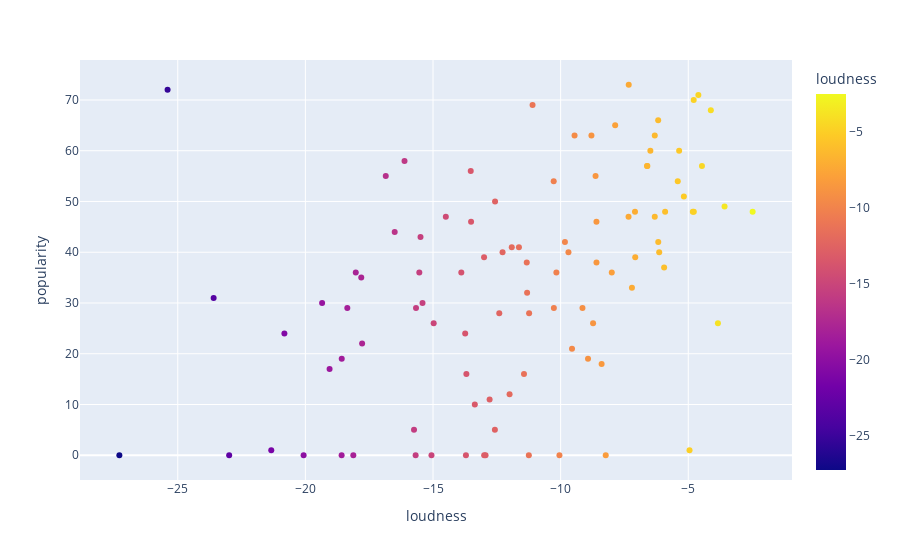

Here is the notebook cell this chart was saved with:
### Markdown cell above
# TRIMMING

### Code cell
# Trimming

# Load Data
df = pd.read_csv('./data_sampled_100.csv')
df_sorted = df.sort_values(by='loudness')
df.head()

# ambil 1% dari data tersebut, hanya dari tail atau ujung belakang dari dataset. Nilai ini nantinya akan menjadi batas dari trimming.
q = df['loudness'].sort_values().quantile(0.01)
print(q)

# batas dari trimming kita adalah -27.3332. Selanjutnya kita akan hilangkan data yang melebihi nilai ini.
df_clean = df[df['loudness'] > q]
dx = df[df['loudness'] < q]
dx.head()

# tampilkan dalam scatter plot
fig = px.scatter(df_clean, x='loudness', y='popularity', color='loudness',
                hover_data=['artists', 'name', 'loudness', 'popularity'])
fig.show()

### Figure 1 — Plotly figure (JSON) as saved in the notebook; plotly's stock layout.template omitted (floating-point values rounded to 4 significant figures; data arrays with more than 128 entries replaced by an {"elided": "..."} marker saying what was removed)
{"data": [{"customdata": {"elided": "99x2 str values"}, "hovertemplate": "loudness=%{marker.color}<br>popularity=%{y}<br>artists=%{customdata[0]}<br>name=%{customdata[1]}<extra></extra>", "legendgroup": "", "marker": {"color": [-2.478, -6.176, -11.33, -7.088, -16.85, -13, -12.78, -16.12, -12.94, -13.89, -18.12, -16.5, -10.27, -15.06, -7.207, -4.605, -12.28, -4.783, -15.74, -25.4, -3.578, -6.313, -27.29, -13.74, -6.616, -11.63, -10.05, -13.69, -10.17, -11.23, -6.139, -13.0, -13.51, -4.116, -5.946, -4.951, -20.07, -20.82, -12.0, -12.58, -9.145, -12.4, -13.36, -4.787, -6.485, -6.179, -10.27, -13.71, -6.603, -18.03, -7.864, -9.554, -5.172, -18.36, -18.58, -9.694, -5.358, -19.05, -7.997, -12.57, -3.838, -8.632, -9.455, -17.81, -19.34, -8.729, -8.927, -15.41, -8.596, -8.234, -5.411, -15.68, -7.333, -8.794, -15.54, -23.59, -13.52, -11.1, -4.821, -11.31, -18.58, -8.597, -7.078, -11.91, -17.78, -7.34, -6.312, -14.97, -4.464, -11.25, -14.5, -21.34, -9.832, -5.908, -15.49, -8.395, -22.99, -11.44, -15.67], "coloraxis": "coloraxis", "symbol": "circle"}, "mode": "markers", "name": "", "orientation": "v", "showlegend": false, "type": "scatter", "x": [-2.478, -6.176, -11.33, -7.088, -16.85, -13, -12.78, -16.12, -12.94, -13.89, -18.12, -16.5, -10.27, -15.06, -7.207, -4.605, -12.28, -4.783, -15.74, -25.4, -3.578, -6.313, -27.29, -13.74, -6.616, -11.63, -10.05, -13.69, -10.17, -11.23, -6.139, -13.0, -13.51, -4.116, -5.946, -4.951, -20.07, -20.82, -12.0, -12.58, -9.145, -12.4, -13.36, -4.787, -6.485, -6.179, -10.27, -13.71, -6.603, -18.03, -7.864, -9.554, -5.172, -18.36, -18.58, -9.694, -5.358, -19.05, -7.997, -12.57, -3.838, -8.632, -9.455, -17.81, -19.34, -8.729, -8.927, -15.41, -8.596, -8.234, -5.411, -15.68, -7.333, -8.794, -15.54, -23.59, -13.52, -11.1, -4.821, -11.31, -18.58, -8.597, -7.078, -11.91, -17.78, -7.34, -6.312, -14.97, -4.464, -11.25, -14.5, -21.34, -9.832, -5.908, -15.49, -8.395, -22.99, -11.44, -15.67], "xaxis": "x", "y": [48, 42, 38, 48, 55, 39, 11, 58, 0, 36, 0, 44, 54, 0, 33, 71, 40, 48, 5, 72, 49, 47, 0, 24, 57, 41, 0, 16, 36, 28, 40, 0, 46, 68, 37, 1, 0, 24, 12, 5, 29, 28, 10, 70, 60, 66, 29, 0, 57, 36, 65, 21, 51, 29, 19, 40, 60, 17, 36, 50, 26, 55, 63, 35, 30, 26, 19, 30, 38, 0, 54, 0, 73, 63, 36, 31, 56, 69, 48, 32, 0, 46, 39, 41, 22, 47, 63, 26, 57, 0, 47, 1, 42, 48, 43, 18, 0, 16, 29], "yaxis": "y"}], "layout": {"coloraxis": {"colorbar": {"title": {"text": "loudness"}}, "colorscale": [[0, "#0d0887"], [0.1111, "#46039f"], [0.2222, "#7201a8"], [0.3333, "#9c179e"], [0.4444, "#bd3786"], [0.5556, "#d8576b"], [0.6667, "#ed7953"], [0.7778, "#fb9f3a"], [0.8889, "#fdca26"], [1, "#f0f921"]]}, "legend": {"tracegroupgap": 0}, "margin": {"t": 60}, "xaxis": {"anchor": "y", "domain": [0, 1], "title": {"text": "loudness"}}, "yaxis": {"anchor": "x", "domain": [0, 1], "title": {"text": "popularity"}}}}
